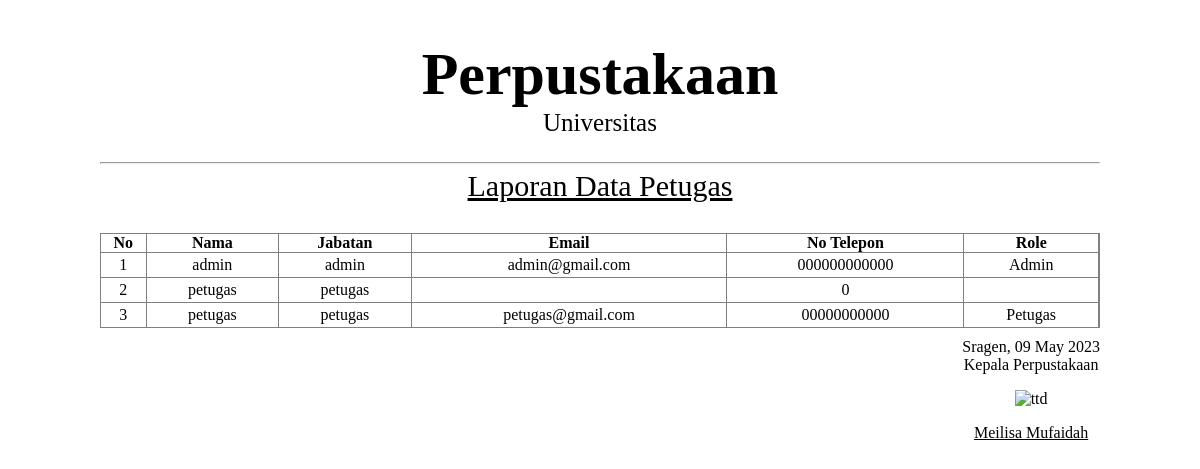
Page /Admin/lapPetugas.php on the committed database.
### tables this page shows
CREATE TABLE `petugas` (
  `id_petugas` int(11) NOT NULL,
  `nama_petugas` varchar(50) NOT NULL,
  `password` varchar(333) NOT NULL,
  `jabatan_petugas` varchar(50) NOT NULL,
  `email` varchar(100) NOT NULL,
  `no_telp` varchar(50) NOT NULL,
  `role` varchar(50) NOT NULL,
  `foto` text NOT NULL
);

### database.php (called while the page is built, shortened)
<?php
class database
{
    private $host = "localhost";
    private $user = "root";
    private $pas = "";
    private $db = "perpustakaan";
    private $koneksi = "";
    public function __construct()
    {
        $this->koneksi = mysqli_connect($this->host, $this->user, $this->pas, $this->db);
    }
    public function dataPetugas()
    {
        if (isset($_POST['cari'])) {
            $cari = $_POST['cari'];
            $query = mysqli_query($this->koneksi, "SELECT * FROM petugas WHERE petugas.nama_petugas LIKE '%$cari%' OR petugas.role LIKE '%$cari%'");
            while ($row = mysqli_fetch_array($query)) {
                $data[] = $row;
            }
            return $data;
        } else {
            $query = mysqli_query($this->koneksi, "SELECT * FROM petugas");
            while ($row = mysqli_fetch_array($query)) {
                $data[] = $row;
            }
            return $data;
        }
    }
}

### Admin/lapPetugas.php (the view, shortened to what this page needs)
<!DOCTYPE html>
<html lang="en">
<head>
</head>
<body onload="javascript:window.print()">
    <header>
        <h1>Perpustakaan</h1>
        <p>Universitas </p>
    </header>
    <hr>
    <div class="body">
        <p>Laporan Data Petugas</p>
        <table cellpadding="0" cellspacing="0">
            <tr>
                <th>No</th>
                <th>Nama</th>
                <th>Jabatan</th>
                <th>Email</th>
                <th>No Telepon</th>
                <th>Role</th>
            </tr>
            <?php
            require_once '../database.php';
            $db = new database();
            $data = $db->dataPetugas();
            $no = 1;
            foreach ($data as $row) :
            ?>
                <tr>
                    <td><?= $no++; ?></td>
                    <td><?= $row['nama_petugas']; ?></td>
                    <td><?= $row['jabatan_petugas']; ?></td>
                    <td><?= $row['email']; ?></td>
                    <td><?= $row['no_telp']; ?></td>
                    <td><?= $row['role']; ?></td>
                </tr>
            <?php endforeach; ?>
        </table>
    </div>
    <footer>
        <table cellpadding="0" cellspacing="0">
            <tr>
                <td>
                    Sragen, <?= date('d F Y'); ?>
                </td>
            </tr>
            <tr>
                <td>
                    Kepala Perpustakaan
                    <p>
                        <img src="img/ttd.jpeg" alt="ttd">
                    </p>
                    <u>Meilisa Mufaidah</u>
                </td>
            </tr>
        </table>
    </footer>
</body>
</html>

### Admin/lapPetugas.php (style rules this page uses)
body { margin: 0 auto; width: 1000px; }
header h1 { text-align: center; font-size: 60px; }
header p { margin-top: -40px; text-align: center; font-size: 25px; }
.body p { margin-top: -3px; text-align: center; font-size: 30px; text-decoration: underline; }
.body table { width: 100%; border: 1px solid grey; }
.body table th { border-right: 1px solid grey; }
.body table td { text-align: center; border-right: 1px solid grey; border-top: 1px solid grey; padding: 3px 5px; }
footer table { margin-top: 10px; float: right; }
footer td { align-items: center; text-align: center; }
footer p { align-items: center; text-align: center; }
footer img { width: 10%; }

### rows in the picture
petugas: nama_petugas "admin", jabatan_petugas "admin", email "admin@gmail.com", no_telp "000000000000", role "Admin"
petugas: nama_petugas "petugas", jabatan_petugas "petugas", no_telp "0"
petugas: nama_petugas "petugas", jabatan_petugas "petugas", email "petugas@gmail.com", no_telp "00000000000", role "Petugas"
